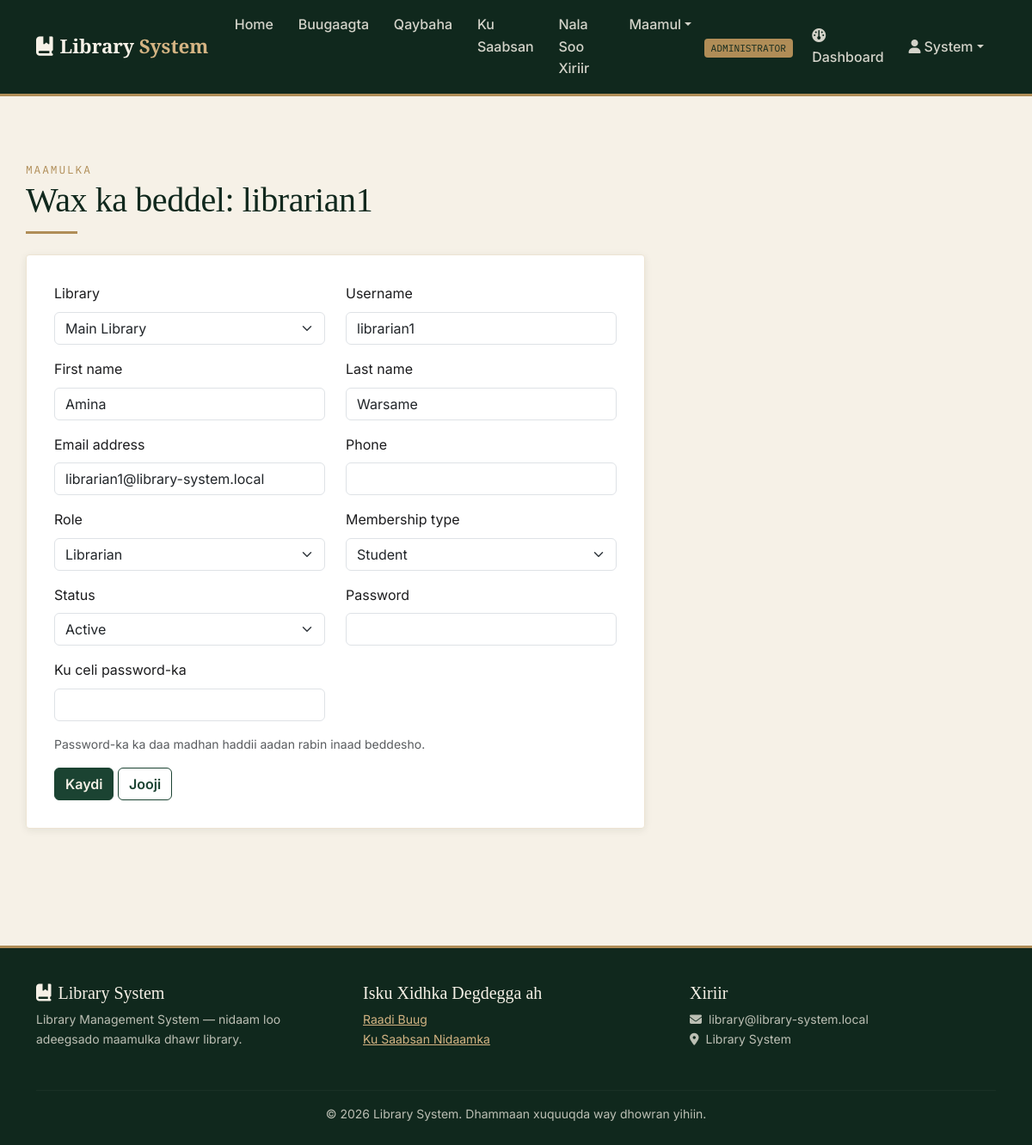
Screenshot of /accounts/users/2/edit/ (signed in) with the database file from the repository.
### accounts/models.py (models this page shows, shortened)
class User(AbstractUser):
    class Role(models.TextChoices):
        ADMIN = 'ADMIN', 'Administrator'
        LIBRARIAN = 'LIBRARIAN', 'Librarian'
        MEMBER = 'MEMBER', 'Member'
    library = models.ForeignKey(
        'core.Library', on_delete=models.PROTECT, null=True, blank=True, related_name='users',
        help_text="The library this user belongs to. Leave empty only for the system owner (superuser).",
    )
    role = models.CharField(max_length=10, choices=Role.choices, default=Role.MEMBER)
    phone = models.CharField(max_length=20, blank=True)
    profile_photo = models.ImageField(upload_to='profiles/', blank=True, null=True)
    class MembershipType(models.TextChoices):
        STUDENT = 'STUDENT', 'Student'
        STAFF = 'STAFF', 'Staff'
        PUBLIC = 'PUBLIC', 'Public'
    membership_type = models.CharField(
        max_length=10, choices=MembershipType.choices, default=MembershipType.STUDENT
    )
    class Status(models.TextChoices):
        ACTIVE = 'ACTIVE', 'Active'
        SUSPENDED = 'SUSPENDED', 'Suspended'
        EXPIRED = 'EXPIRED', 'Expired'
    status = models.CharField(max_length=10, choices=Status.choices, default=Status.ACTIVE)
    registration_date = models.DateField(auto_now_add=True)
    def is_admin(self):
        return self.role == self.Role.ADMIN

### accounts/views.py (the view)
# urls.py: path('users/<int:pk>/edit/', views.user_update, name='user_update'),
@login_required
@user_passes_test(is_staff_user)
def user_update(request, pk):
    target = get_object_or_404(scope(User.objects.all(), request.user), pk=pk)
    if not can_manage(request.user, target):
        messages.error(request, "Ma haysatid ogolaansho aad wax uga beddesho isticmaalahan.")
        return redirect('accounts:user_list')
    form = ManagedUserForm(request.POST or None, instance=target, actor=request.user)
    if request.method == 'POST' and form.is_valid():
        form.save()
        messages.success(request, "Isticmaalaha waa la cusboonaysiiyay.")
        return redirect('accounts:user_list')
    return render(request, 'accounts/user_form.html', {'form': form, 'action': f'Wax ka beddel: {target.username}', 'creating': False})

### accounts/views.py (called while the page is built)
def can_manage(actor, target):
    if actor.is_superuser:
        return True
    if target.is_superuser or not actor.library_id or target.library_id != actor.library_id:
        return False
    if actor.is_admin():
        return True
    return actor.is_librarian() and target.role == User.Role.MEMBER

### core/models.py (called while the page is built)
    def __str__(self):
        return self.name

### core/scoping.py (called while the page is built)
def scope(queryset, user, field='library'):
    if user.library_id:
        return queryset.filter(**{field: user.library_id})
    if user.is_superuser:
        return queryset
    return queryset.none()

def is_staff_user(user):
    return user.is_authenticated and (user.is_superuser or user.is_admin() or user.is_librarian())

### templates/accounts/user_form.html (shortened to what this page needs)
{% extends "base.html" %}
{% block content %}
<div class="container section-pad">
  <span class="section-eyebrow">Maamulka</span>
  <h1>{{ action }}</h1>
  <div class="divider-brass"></div>
  <div class="card-plain" style="max-width: 720px;">
    <form method="post">
      <div class="row">
        {% for field in form %}
        <div class="col-md-6 mb-3">
          <label class="form-label">{{ field.label }}</label>
          {{ field }}
        </div>
        {% endfor %}
      </div>
      {% if not creating %}<p class="small text-muted">Password-ka ka daa madhan haddii aadan rabin inaad beddesho.</p>{% endif %}
      <button type="submit" class="btn btn-ink">Kaydi</button>
      <a href="{% url 'accounts:user_list' %}" class="btn btn-outline-ink">Jooji</a>
    </form>
  </div>
</div>
{% endblock %}

### templates/base.html (shortened to what this page needs)
{% load static %}
<!DOCTYPE html>
<html lang="so">
<head>
<link href="https://cdn.jsdelivr.net/npm/bootstrap@5.3.3/dist/css/bootstrap.min.css" rel="stylesheet">
<link href="https://cdnjs.cloudflare.com/ajax/libs/font-awesome/6.5.1/css/all.min.css" rel="stylesheet">
</head>
<body>
<nav class="navbar navbar-expand-lg navbar-lms sticky-top">
  <div class="container">
    <a class="navbar-brand" href="{% url 'core:home' %}"><i class="fa-solid fa-book-bookmark me-2"></i>Library <span>System</span></a>
    <div class="collapse navbar-collapse" id="navMain">
      <ul class="navbar-nav me-auto mb-2 mb-lg-0">
        {% if user.is_authenticated %}
          <li class="nav-item"><a class="nav-link" href="{% url 'core:home' %}">Home</a></li>
          <li class="nav-item"><a class="nav-link" href="{% url 'catalog:book_list' %}">Buugaagta</a></li>
          <li class="nav-item"><a class="nav-link" href="{% url 'catalog:category_list' %}">Qaybaha</a></li>
          <li class="nav-item"><a class="nav-link" href="{% url 'core:about' %}">Ku Saabsan</a></li>
          <li class="nav-item"><a class="nav-link" href="{% url 'core:contact' %}">Nala Soo Xiriir</a></li>
          {% if user.is_admin or user.is_librarian or user.is_superuser %}
          <li class="nav-item dropdown">
            <a class="nav-link dropdown-toggle" href="#" role="button" data-bs-toggle="dropdown" aria-expanded="false">Maamul</a>
          </li>
          {% endif %}
        {% endif %}
      </ul>
      <ul class="navbar-nav align-items-lg-center">
        {% if user.is_authenticated %}
          <li class="nav-item me-2"><span class="badge-role">{{ user.get_role_display }}</span></li>
          <li class="nav-item"><a class="nav-link" href="{% url 'core:dashboard' %}"><i class="fa-solid fa-gauge me-1"></i>Dashboard</a></li>
          <li class="nav-item dropdown">
            <a class="nav-link dropdown-toggle" href="#" role="button" data-bs-toggle="dropdown" aria-expanded="false"><i class="fa-solid fa-user me-1"></i>{{ user.first_name|default:user.username }}</a>
          </li>
        {% else %}
          <li class="nav-item"><a class="nav-link" href="{% url 'accounts:login' %}">Log in</a></li>
          <li class="nav-item">
            <a class="btn btn-brass btn-sm ms-lg-2" href="{% url 'accounts:register' %}">Isdiiwaangeli</a>
          </li>
        {% endif %}
      </ul>
    </div>
  </div>
</nav>
<main>
{% block content %}{% endblock %}
</main>
<footer class="footer-lms">
  <div class="container">
    <div class="row">
      <div class="col-md-4 mb-3">
        <h5><i class="fa-solid fa-book-bookmark me-2"></i>Library System</h5>
        <p class="small">Library Management System — nidaam loo adeegsado maamulka dhawr library.</p>
      </div>
      <div class="col-md-4 mb-3">
        <h5>Isku Xidhka Degdegga ah</h5>
        <ul class="list-unstyled small">
          {% if user.is_authenticated %}
          <li><a href="{% url 'catalog:book_list' %}">Raadi Buug</a></li>
          <li><a href="{% url 'core:about' %}">Ku Saabsan Nidaamka</a></li>
          {% else %}
          <li><a href="{% url 'accounts:login' %}">Log in</a></li>
          <li><a href="{% url 'accounts:register' %}">Isdiiwaangeli</a></li>
          {% endif %}
        </ul>
      </div>
      <div class="col-md-4 mb-3">
        <h5>Xiriir</h5>
        <p class="small mb-0"><i class="fa-solid fa-envelope me-2"></i>library@library-system.local</p>
        <p class="small"><i class="fa-solid fa-location-dot me-2"></i>Library System</p>
      </div>
    </div>
    <hr style="border-color: rgba(246,241,231,0.15);">
    <p class="small text-center mb-0">&copy; {% now "Y" %} Library System. Dhammaan xuquuqda way dhowran yihiin.</p>
  </div>
</footer>
</body>
</html>

### templates/base.html (style rules this page uses)
:root { --ink-green: #1B4332; --ink-green-dark: #10281D; --sage: #84A98C; --parchment: #F6F1E7; --parchment-deep: #EDE4D3; --brass: #B08D57; --brass-light: #D4B483; --ink: #1C1C1E; --ink-soft: #4A4A47; --danger: #9B2C2C; --ok: #2F6B3C; --radius: 4px; --shadow-card: 0 2px 10px rgba(16, 40, 29, 0.08); --shadow-lift: 0 10px 30px rgba(16, 40, 29, 0.18); }
* { box-sizing: border-box; }
body { background: var(--parchment); color: var(--ink); font-family: 'Inter', -apple-system, sans-serif; font-size: 16px; line-height: 1.6; }
h1, h2, h3, h4, .display-font { font-family: 'Playfair Display', Georgia, serif; color: var(--ink-green-dark); letter-spacing: -0.01em; }
a { color: var(--ink-green); }
.navbar-lms { background: var(--ink-green-dark); border-bottom: 3px solid var(--brass); }
.navbar-lms .navbar-brand { font-family: 'Playfair Display', serif; font-weight: 700; color: var(--parchment) !important; font-size: 1.4rem; }
.navbar-lms .navbar-brand span { color: var(--brass-light); }
.navbar-lms .nav-link { color: rgba(246, 241, 231, 0.85) !important; font-weight: 500; padding: 0.5rem 0.9rem !important; }
.badge-role { background: var(--brass); color: var(--ink-green-dark); font-family: 'IBM Plex Mono', monospace; font-size: 0.7rem; padding: 0.25rem 0.5rem; border-radius: var(--radius); text-transform: uppercase; }
.btn-ink { background: var(--ink-green); border-color: var(--ink-green); color: var(--parchment); font-weight: 600; }
.btn-outline-ink { border-color: var(--ink-green); color: var(--ink-green); font-weight: 600; }
.section-eyebrow { font-family: 'IBM Plex Mono', monospace; color: var(--brass); text-transform: uppercase; letter-spacing: 0.15em; font-size: 0.8rem; }
.section-pad { padding: 4.5rem 0; }
.divider-brass { width: 60px; height: 3px; background: var(--brass); margin: 0.75rem 0 1.5rem; }
footer.footer-lms { background: var(--ink-green-dark); color: rgba(246, 241, 231, 0.75); padding: 2.5rem 0 1.5rem; margin-top: 4rem; border-top: 3px solid var(--brass); }
footer.footer-lms a { color: var(--brass-light); }
footer.footer-lms h5 { color: var(--parchment); font-family: 'Playfair Display', serif; }
.card-plain { background: #fff; border: 1px solid var(--parchment-deep); border-radius: var(--radius); box-shadow: var(--shadow-card); padding: 2rem; }

### rows the page displays
User: role "ADMINISTRATOR", first_name "System"
User: form "Main Library" "librarian1" "Amina" "Warsame" "librarian1@library-system.local" "Librarian" "Student" "Active"

### other values shown
{{ action }} "Wax ka beddel: librarian1"
{{ field.label }} "Library" "Username" "First name" "Last name" "Email address" "Phone" "Role" "Membership type" "Status" "Password" "Ku celi password-ka"
